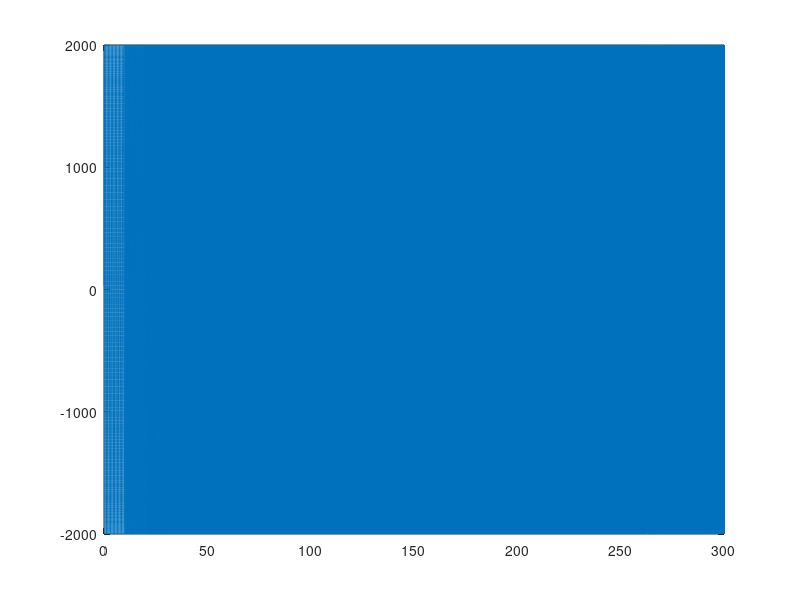

Here is the MATLAB script that generated this plot:
%% Code to generate a csv file that contains a signal created by this script for use in APDL input excitation force
clear all

% input parameters
lt=300; %length of time
il=10; %interval length
A=2000; %amplitude 

low=1.5; %low interval
high=60; %high interval

hf=high; %highest frequency
dt=1/(10*hf); %time step size

Fsteps=(high-low)/(lt/il); %freq step size
Tsteps=dt;
time=dt:Tsteps:il;
excel=[];
% create vector, then write to csv file.
for i=1:(lt/il) %how many intervals
        freq=low+Fsteps*(i-1);
        data=A*sin(time.*freq*2*pi);
        
        excel=[excel data];
end
timeTotal=dt:Tsteps:lt;
% excel=fliplr(excel);
var=[timeTotal' excel'];

figure
plot(timeTotal,(excel))

file='U:\_PhD\APDL\Validation\DuffingValDec17\FreqSweepKE.csv';
csvwrite(file,var);

